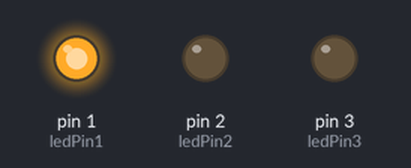
The sketch below on a simulated Arduino Uno, built with avr-gcc and run on an emulated ATmega328P. On the bench: output pins drawn as LEDs (lit = HIGH).

Above: at 0.2 s.
At 1.2 s:
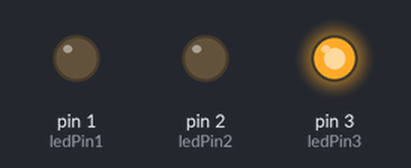
At 2.7 s:
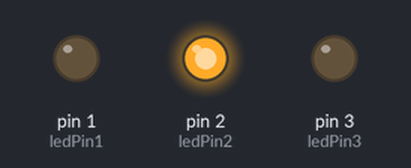
At 3.7 s:
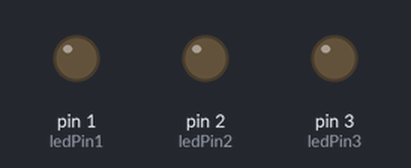
Timing chart, 0 to 4.6 s (numbered marks = the images above):
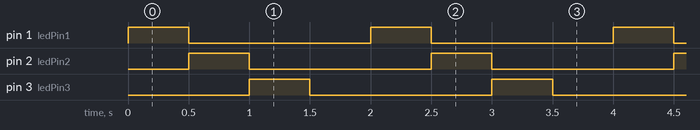

Measured:
- by itself, pin 1 (ledPin1), pin 2 (ledPin2), pin 3 (ledPin3): alternates HIGH for 0.50 s and LOW for 1.5 s
- by itself, everything shown: repeats every 2.0 s, in 4 steps

The sketch:

C1E4.ino
```cpp
//Secuencia de 3 leds intercalado.

int ledPin1 = 1;
int ledPin2 = 2;
int ledPin3 = 3;

void setup() {
  pinMode(ledPin1, OUTPUT);
  pinMode(ledPin2, OUTPUT);
  pinMode(ledPin3, OUTPUT);
}

void loop() {
  digitalWrite(ledPin1, HIGH);
  digitalWrite(ledPin2, LOW);
  digitalWrite(ledPin3, LOW);
  delay(500);

  digitalWrite(ledPin1, LOW);
  digitalWrite(ledPin2, HIGH);
  digitalWrite(ledPin3, LOW);
  delay(500);

  digitalWrite(ledPin1, LOW);
  digitalWrite(ledPin2, LOW);
  digitalWrite(ledPin3, HIGH);
  delay(500);

  digitalWrite(ledPin1, LOW);
  digitalWrite(ledPin2, LOW);
  digitalWrite(ledPin3, LOW);
  delay(500);
}
```
